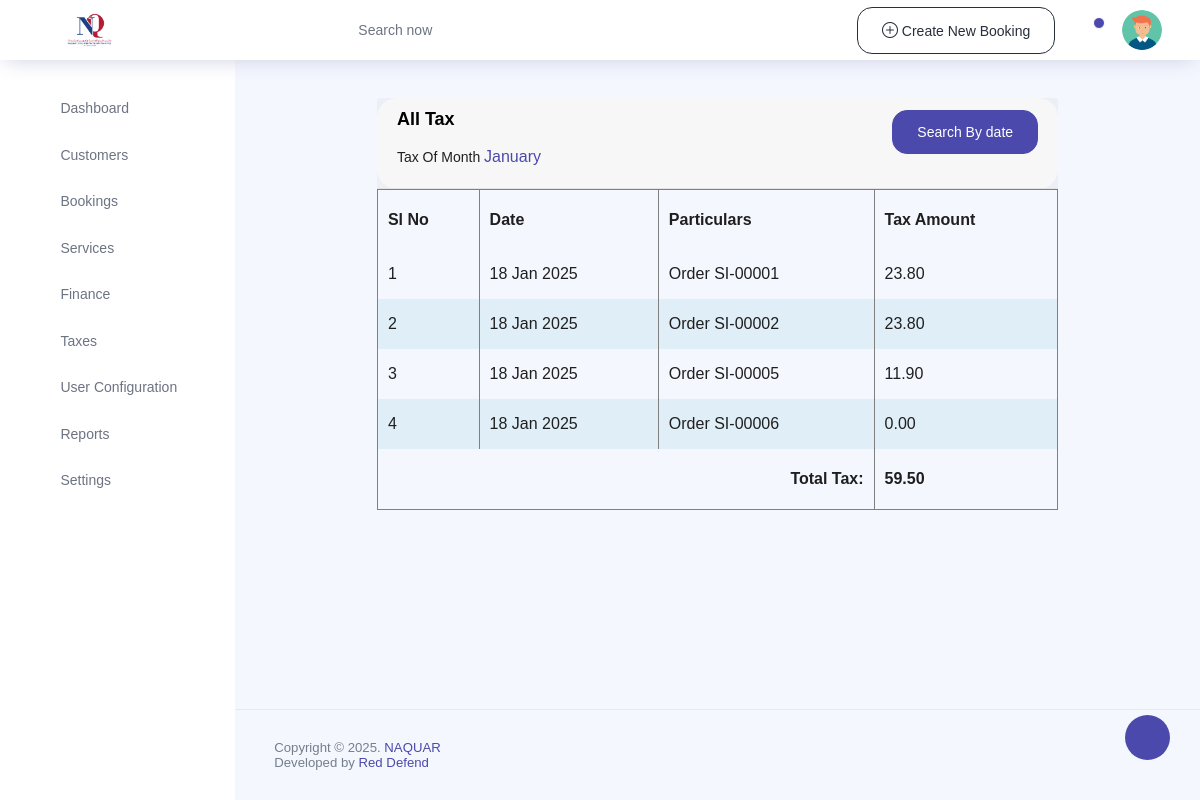
Page /finance/tax_calculation (signed in) on the committed database.
### service/models.py (models this page shows, shortened)
class Order(models.Model):
    customer = models.ForeignKey(Customers, on_delete=models.SET_NULL,null=True,blank=True)
    invoice_number = models.CharField(max_length=20, unique=True)
    order_date = models.DateTimeField(auto_now_add=True)
    total_amount_from_customer = models.FloatField(default=0)  # Set default to 0
    service_fee = models.FloatField(default=0)  # Set default to 0
    total_amount_before_discount = models.FloatField(default=0)  # Set default to 0
    total_tax = models.FloatField(default=0)
    total_amount = models.FloatField(default=0)
    payment_status1 = models.CharField(max_length=20, default='UNPAID', choices=(("UNPAID","UNPAID"),("PAID","PAID"),("PARTIALLY","PARTIALLY")))
    payment_status = models.BooleanField(default=False)
    discount = models.FloatField(default=0)
    bill_discount = models.FloatField(default=0)
    save_status = models.BooleanField(default=False)
    paid_amount = models.FloatField(default=0)
    balance_amount = models.FloatField(default=0)

### finance/views.py (the view)
# urls.py: path("tax_calculation",views.tax_calculation,name="tax_calculation"),
@login_required(login_url='signin')
def tax_calculation(request):
    from datetime import datetime
    from django.db.models import Sum
    current_month = datetime.now().month
    current_year = datetime.now().year
    orders = Order.objects.filter(order_date__year=current_year, order_date__month=current_month)
    total_tax = orders.aggregate(Sum('total_tax'))['total_tax__sum'] or 0
    if request.method == "POST":
        start_date = request.POST.get('sdate')
        end_date = request.POST.get('edate')
        if start_date and end_date:
            orders = orders.filter(order_date__date__gte=start_date, order_date__date__lte=end_date)
            total_tax = orders.aggregate(Sum('total_tax'))['total_tax__sum'] or 0
    combined_list = [
        {
            'date': order.order_date,
            'particulars': f"Order {order.invoice_number}",
            'tax_amount': order.total_tax,
        }
        for order in orders
    ]
    return render(request, "finance/tax.html", {
        'combined_list': combined_list,
        'total_tax': total_tax,
        'month': datetime.now().strftime('%B')  # Current month name
    })

### templates/finance/tax.html (shortened to what this page needs)
{% extends 'index.html' %}
{% load static %}
{% block content %}
<div class="category-add-list">
    <div class="content-page">
        <div class="container-fluid add-form-list">
            <div class="row">
                <div class="col-sm-12">
                    <div class="card">
                        <div class="card-header d-flex justify-content-between">
                            <div class="header-title">
                                <h4 class="card-title">All Tax </h4>
                                <p>Tax Of Month <span class="text-primary h5">{{month}}</span> </p>
                            </div>
                            <div class="header-title">
                                <button class="btn btn-primary" class="btn btn-primary" data-toggle="modal"
                                    data-target="#exampleModal">Search By date</button>
                            </div>
                        </div>
                    </div>
                    <div class="contenttable">
                        <table>
                            <thead>
                                <tr>
                                    <th>Sl No</th>
                                    <th>Date</th>
                                    <th>Particulars</th>
                                    <th>Tax Amount</th>
                                </tr>
                            </thead>
                            <tbody>
                                {% for record in combined_list %}
                                <tr>
                                    <td>{{ forloop.counter }}</td>
                                    <td>{{ record.date|date:"d M Y" }}</td>
                                    <td>{{ record.particulars }}</td>
                                    <td>{{ record.tax_amount|floatformat:2 }}</td>
                                </tr>
                                {% endfor %}
                                <tr>
                                    <th colspan="3" style="text-align: right;">Total Tax:</th>
                                    <th>{{ total_tax|floatformat:2 }}</th>
                                </tr>
                            </tbody>
                        </table>
                    </div>
                </div>
            </div>
        </div>
    </div>
</div>
{% endblock %}

### templates/finance/tax.html (style rules this page uses)
.category-add-list { width: 80% !important; margin: auto; }
.contenttable table { border: .5px solid gray; border-radius: 20px; padding: 20px; width: 100%; }
.contenttable td { height: 50px; }
.contenttable tr:nth-child(even) { background-color: rgba(173, 216, 230, 0.305); }
.contenttable th, td { padding: 10px; border-right: .5px solid gray; }
.contenttable th { height: 60px !important; }

### rows in the picture
Order: date "18 Jan 2025", tax_amount "23.80"
Order: date "18 Jan 2025", tax_amount "23.80"
Order: date "18 Jan 2025", tax_amount "11.90"
Order: date "18 Jan 2025", tax_amount "0.00"

### other values in the picture
{{ month }} "January"
{{ record.particulars }} "Order SI-00001" "Order SI-00002" "Order SI-00005" "Order SI-00006"
{{ total_tax|floatformat:2 }} "59.50"
